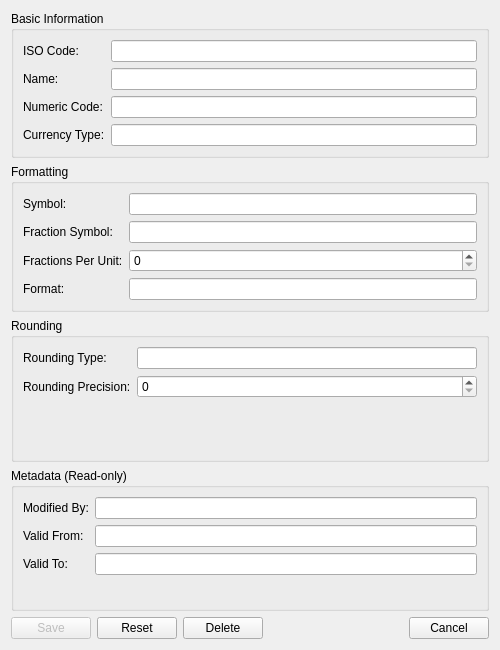
<?xml version="1.0" encoding="UTF-8"?>
<ui version="4.0">
 <class>CurrencyEditDialog</class>
 <widget class="QDialog" name="CurrencyEditDialog">
  <property name="geometry">
   <rect>
    <x>0</x>
    <y>0</y>
    <width>500</width>
    <height>650</height>
   </rect>
  </property>
  <property name="sizePolicy">
   <sizepolicy hsizetype="Fixed" vsizetype="Fixed">
    <horstretch>0</horstretch>
    <verstretch>0</verstretch>
   </sizepolicy>
  </property>
  <property name="minimumSize">
   <size>
    <width>500</width>
    <height>650</height>
   </size>
  </property>
  <property name="maximumSize">
   <size>
    <width>500</width>
    <height>650</height>
   </size>
  </property>
  <property name="windowTitle">
   <string>Edit Currency</string>
  </property>
  <layout class="QVBoxLayout" name="verticalLayout">
   <item>
    <widget class="QGroupBox" name="basicInfoGroup">
     <property name="title">
      <string>Basic Information</string>
     </property>
     <layout class="QFormLayout" name="formLayout">
      <item row="0" column="0">
       <widget class="QLabel" name="labelIsoCode">
        <property name="text">
         <string>ISO Code:</string>
        </property>
       </widget>
      </item>
      <item row="0" column="1">
       <widget class="QLineEdit" name="isoCodeEdit">
        <property name="readOnly">
         <bool>true</bool>
        </property>
       </widget>
      </item>
      <item row="1" column="0">
       <widget class="QLabel" name="labelName">
        <property name="text">
         <string>Name:</string>
        </property>
       </widget>
      </item>
      <item row="1" column="1">
       <widget class="QLineEdit" name="nameEdit"/>
      </item>
      <item row="2" column="0">
       <widget class="QLabel" name="labelNumericCode">
        <property name="text">
         <string>Numeric Code:</string>
        </property>
       </widget>
      </item>
      <item row="2" column="1">
       <widget class="QLineEdit" name="numericCodeEdit"/>
      </item>
      <item row="3" column="0">
       <widget class="QLabel" name="labelCurrencyType">
        <property name="text">
         <string>Currency Type:</string>
        </property>
       </widget>
      </item>
      <item row="3" column="1">
       <widget class="QLineEdit" name="currencyTypeEdit"/>
      </item>
     </layout>
    </widget>
   </item>
   <item>
    <widget class="QGroupBox" name="formattingGroup">
     <property name="title">
      <string>Formatting</string>
     </property>
     <layout class="QFormLayout" name="formLayout_2">
      <item row="0" column="0">
       <widget class="QLabel" name="labelSymbol">
        <property name="text">
         <string>Symbol:</string>
        </property>
       </widget>
      </item>
      <item row="0" column="1">
       <widget class="QLineEdit" name="symbolEdit"/>
      </item>
      <item row="1" column="0">
       <widget class="QLabel" name="labelFractionSymbol">
        <property name="text">
         <string>Fraction Symbol:</string>
        </property>
       </widget>
      </item>
      <item row="1" column="1">
       <widget class="QLineEdit" name="fractionSymbolEdit"/>
      </item>
      <item row="2" column="0">
       <widget class="QLabel" name="labelFractionsPerUnit">
        <property name="text">
         <string>Fractions Per Unit:</string>
        </property>
       </widget>
      </item>
      <item row="2" column="1">
       <widget class="QSpinBox" name="fractionsPerUnitSpinBox">
        <property name="maximum">
         <number>10000</number>
        </property>
       </widget>
      </item>
      <item row="3" column="0">
       <widget class="QLabel" name="labelFormat">
        <property name="text">
         <string>Format:</string>
        </property>
       </widget>
      </item>
      <item row="3" column="1">
       <widget class="QLineEdit" name="formatEdit"/>
      </item>
     </layout>
    </widget>
   </item>
   <item>
    <widget class="QGroupBox" name="roundingGroup">
     <property name="title">
      <string>Rounding</string>
     </property>
     <layout class="QFormLayout" name="formLayout_3">
      <item row="0" column="0">
       <widget class="QLabel" name="labelRoundingType">
        <property name="text">
         <string>Rounding Type:</string>
        </property>
       </widget>
      </item>
      <item row="0" column="1">
       <widget class="QLineEdit" name="roundingTypeEdit"/>
      </item>
      <item row="1" column="0">
       <widget class="QLabel" name="labelRoundingPrecision">
        <property name="text">
         <string>Rounding Precision:</string>
        </property>
       </widget>
      </item>
      <item row="1" column="1">
       <widget class="QSpinBox" name="roundingPrecisionSpinBox">
        <property name="minimum">
         <number>0</number>
        </property>
        <property name="maximum">
         <number>10</number>
        </property>
       </widget>
      </item>
     </layout>
    </widget>
   </item>
   <item>
    <widget class="QGroupBox" name="metadataGroup">
     <property name="title">
      <string>Metadata (Read-only)</string>
     </property>
     <layout class="QFormLayout" name="formLayout_4">
      <item row="0" column="0">
       <widget class="QLabel" name="labelModifiedBy">
        <property name="text">
         <string>Modified By:</string>
        </property>
       </widget>
      </item>
      <item row="0" column="1">
       <widget class="QLineEdit" name="modifiedByEdit">
        <property name="readOnly">
         <bool>true</bool>
        </property>
       </widget>
      </item>
      <item row="1" column="0">
       <widget class="QLabel" name="labelValidFrom">
        <property name="text">
         <string>Valid From:</string>
        </property>
       </widget>
      </item>
      <item row="1" column="1">
       <widget class="QLineEdit" name="validFromEdit">
        <property name="readOnly">
         <bool>true</bool>
        </property>
       </widget>
      </item>
      <item row="2" column="0">
       <widget class="QLabel" name="labelValidTo">
        <property name="text">
         <string>Valid To:</string>
        </property>
       </widget>
      </item>
      <item row="2" column="1">
       <widget class="QLineEdit" name="validToEdit">
        <property name="readOnly">
         <bool>true</bool>
        </property>
       </widget>
      </item>
     </layout>
    </widget>
   </item>
   <item>
    <layout class="QHBoxLayout" name="buttonLayout">
     <item>
      <widget class="QPushButton" name="saveButton">
       <property name="text">
        <string>Save</string>
       </property>
       <property name="enabled">
        <bool>false</bool>
       </property>
      </widget>
     </item>
     <item>
      <widget class="QPushButton" name="resetButton">
       <property name="text">
        <string>Reset</string>
       </property>
      </widget>
     </item>
     <item>
      <widget class="QPushButton" name="deleteButton">
       <property name="text">
        <string>Delete</string>
       </property>
      </widget>
     </item>
     <item>
      <spacer name="horizontalSpacer">
       <property name="orientation">
        <enum>Qt::Horizontal</enum>
       </property>
       <property name="sizeHint" stdset="0">
        <size>
         <width>40</width>
         <height>20</height>
        </size>
       </property>
      </spacer>
     </item>
     <item>
      <widget class="QPushButton" name="cancelButton">
       <property name="text">
        <string>Cancel</string>
       </property>
      </widget>
     </item>
    </layout>
   </item>
  </layout>
 </widget>
 <resources/>
 <connections/>
</ui>
